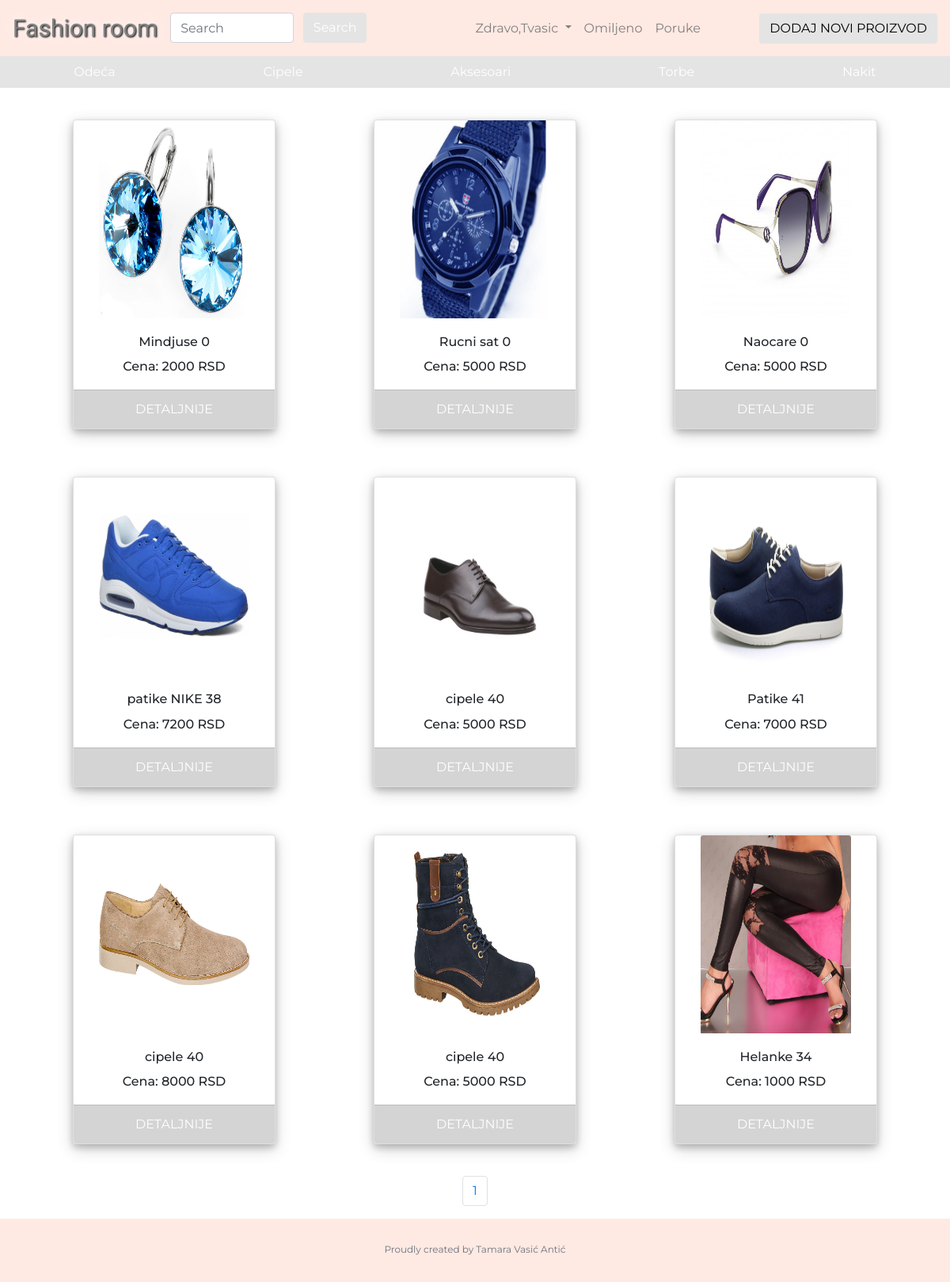
Screenshot of /Pracenje/proizvodiZapracenih/1 (signed in) with the database file from the repository.
### tables this page shows
CREATE TABLE `proizvodi` (
  `id` int(11) NOT NULL AUTO_INCREMENT,
  `id_korisnika` int(11) NOT NULL,
  `naslov` varchar(45) NOT NULL,
  `marka` varchar(45) NOT NULL,
  `velicina` int(11) DEFAULT NULL,
  `id_kategorije` int(11) NOT NULL,
  `opis` longtext NOT NULL,
  `cena` int(11) NOT NULL,
  PRIMARY KEY (`id`),
  KEY `fkx_id_korisnika_idx` (`id_korisnika`),
  KEY `fkk_id_kategorije_idx` (`id_kategorije`),
  CONSTRAINT `fkk_id_kategorije` FOREIGN KEY (`id_kategorije`) REFERENCES `kategorije` (`id`) ON DELETE NO ACTION ON UPDATE NO ACTION,
  CONSTRAINT `fkx_id_korisnika` FOREIGN KEY (`id_korisnika`) REFERENCES `korisnici` (`id`) ON DELETE NO ACTION ON UPDATE NO ACTION
);

### controller/Pracenje.php (called while the page is built, shortened)
<?php
class Pracenje extends Controller{
	public function proizvodiZapracenih($page=1){
		$this->data['content']=ProizvodiDB::proizvodiZapracenihProdavacaPag($page);
		$this->show_view('pracenje');
	}
}

### model/DB.php (called while the page is built, shortened)
<?php
class DB{
	private static $conn;
	private static function getInstance(){
		return self::$conn;
	}
	private function __construct(){
		self::$conn = mysqli_connect(DB_HOST,DB_USER,DB_PASS,DB_NAME);
		self::$conn->set_charset('utf8');
	}
	protected static function executeSQL($sql) {
		$db = self::getInstance();
		$req = $db->query($sql);
		return $req;
	}
}

### model/KorisniciDB.php (called while the page is built, shortened)
<?php
class KorisniciDB extends DB{
		public static function idUlogovanog(){
		$username=$_SESSION['username'];
		$password=$_SESSION['password'];
		$sql="SELECT id from korisnici WHERE username='".$username."' and password='".$password."'";
		$req = self::executeSQL($sql);
		$rez = $req->fetch_assoc();
		$id=intval($rez['id']);
		return $id;
	}
}
?>

### model/ProizvodiDB.php (called while the page is built, shortened)
<?php
class ProizvodiDB extends DB{
	public static function proizvodiZapracenihProdavaca(){
		$id_ulogovanog=KorisniciDB::idUlogovanog();
		$sql="SELECT pr.id,s.url_slike,pr.cena,pr.naslov,pr.velicina FROM pracenje as p
		join korisnici as k
		on k.id=p.id_zapracenog
		join proizvodi as pr
		on k.id=pr.id_korisnika
		join slike_proizvoda as s
		on pr.id=s.id_proizvod
		WHERE p.id_ulogovanog=$id_ulogovanog group by pr.id ORDER BY pr.id DESC";
		$req = self::executeSQL($sql);
		$rez = $req->fetch_all(MYSQL_ASSOC);
		return $rez;
	}
	public static function zapraceniPag($page){
		$result_per_page=9;
		$result=ProizvodiDB::proizvodiZapracenihProdavaca();
		$number_of_result=count($result);
		$number_of_pages=ceil($number_of_result/$result_per_page);
		return $number_of_pages;
	}
	public static function proizvodiZapracenihProdavacaPag($page=1){
		$page=intval($page);
		$result_per_page=9;
		$number_of_pages=self::ZapraceniPag($page);
		$this_page_first_result=($page-1)*$result_per_page;
		$id_ulogovanog=KorisniciDB::idUlogovanog();
		$sql="SELECT pr.id,s.url_slike,pr.cena,pr.naslov,pr.velicina FROM pracenje as p
		join korisnici as k
		on k.id=p.id_zapracenog
		join proizvodi as pr
		on k.id=pr.id_korisnika
		join slike_proizvoda as s
		on pr.id=s.id_proizvod
		WHERE p.id_ulogovanog=$id_ulogovanog group by pr.id
		ORDER BY pr.id DESC LIMIT ".$this_page_first_result.','.$result_per_page;
		$req = self::executeSQL($sql);
		$rez = $req->fetch_all(MYSQL_ASSOC);
		return $rez;
	}
}

### view/pracenje.php (the view)
<div class="row">
      <?php
      foreach ($this->data['content'] as $key => $proizvod) {
        ?>
        <div class="col-md-4">
        <div class="card kartica" style="width: 16rem;">
          <div class="slika">
            <img class="card-img-top" src="<?php echo ROOT_PATH.'uploads/slike_proizvoda/'.$this->data['content'][$key]['url_slike']; ?>" alt="Card image cap">
            </div>
            <div class="card-body">
              <h6 class="card-title"><?php echo $this->data['content'][$key]['naslov'].' '.$this->data['content'][$key]['velicina']; ?></h5>
              <h6 class="card-text">Cena: <?php echo $this->data['content'][$key]['cena'].' RSD'; ?></h6>
            </div>
            <a href="<?php echo ROOT_URL.'Mojprofil/mojproizvod/'.$this->data['content'][$key]['id']; ?>"  ><div class="card-footer">Detaljnije</div></a>
        </div>
        </div>
      <?php
        }
       ?>
</div>
<nav aria-label="..."  style="margin-top: 20px;">
            <ul class="pagination justify-content-center">
     <?php
        for ($page=1; $page <=$this->data['content2'] ; $page++) {
          ?>
           <li class="page-item"><a class="page-link" href="<?php echo ROOT_PATH.'Pracenje/proizvodiZapracenih/'.$page; ?>"><?php echo $page; ?></a></li>
              <?php
            }
               ?>
             </ul>
          </nav>

### assets/css/main.css (style rules this page uses)
body { font-family: 'Montserrat'; }
.slika img { display: block; width: 75%; height: 250px; margin: 0 auto; }
.card-body { text-align: center; }
.kartica { margin: 40px auto 20px auto; box-shadow: 0 4px 8px 0 rgba(0, 0, 0, 0.2), 0 6px 20px 0 rgba(0, 0, 0, 0.19); }
.card-footer { text-align: center; background-color: #D4D4D5; text-transform: uppercase; color: white; text-decoration:none; }

### rows the page displays
proizvodi: shows a picture, naslov "Mindjuse", velicina "0", cena "2000"
proizvodi: shows a picture, naslov "Rucni sat", velicina "0", cena "5000"
proizvodi: shows a picture, naslov "Naocare", velicina "0", cena "5000"
proizvodi: shows a picture, naslov "patike NIKE", velicina "38", cena "7200"
proizvodi: shows a picture, naslov "cipele", velicina "40", cena "5000"
proizvodi: shows a picture, naslov "Patike", velicina "41", cena "7000"
proizvodi: shows a picture, naslov "cipele", velicina "40", cena "8000"
proizvodi: shows a picture, naslov "cipele", velicina "40", cena "5000"
proizvodi: shows a picture, naslov "Helanke", velicina "34", cena "1000"

### other values shown
$_SESSION['username'] "Tvasic"
